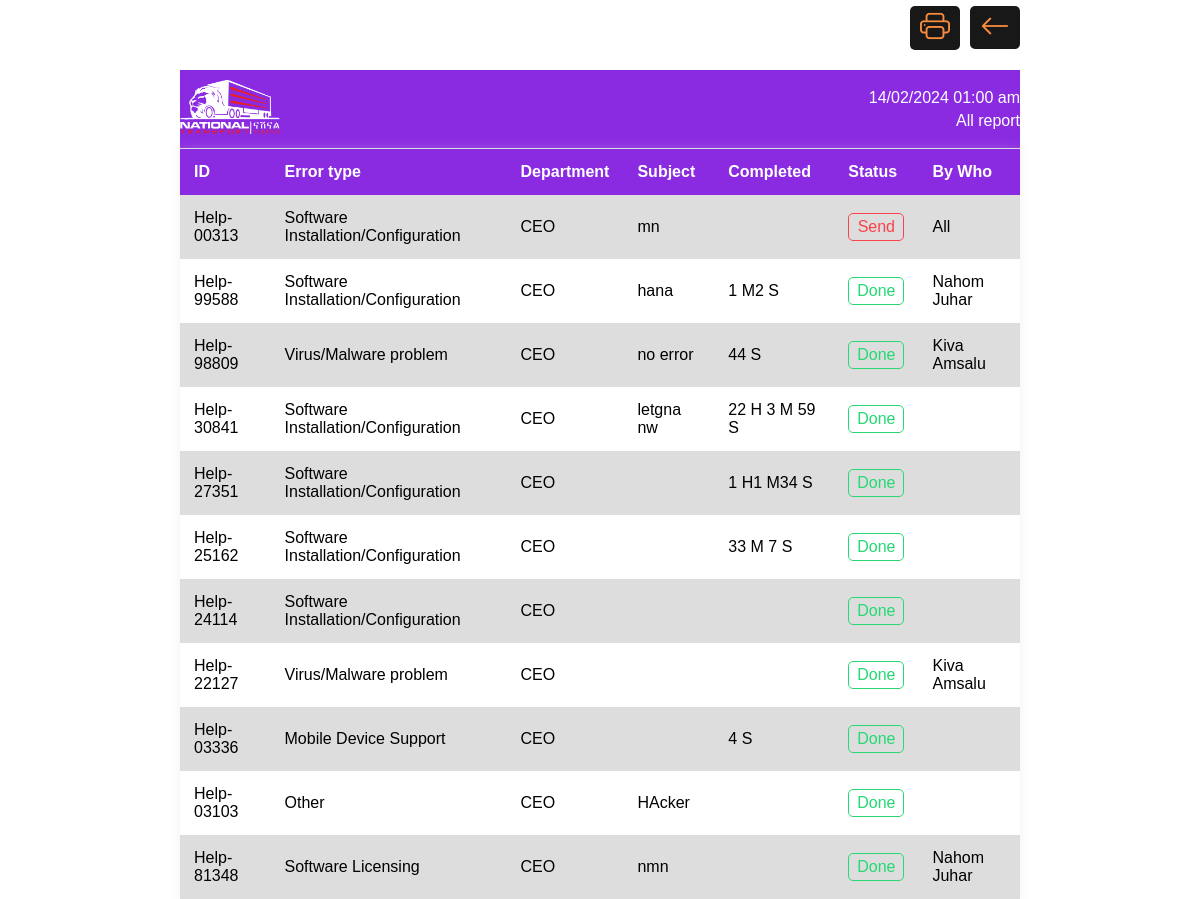
Screenshot of /dashboard/report.php with the database file from the repository.
### tables this page shows
CREATE TABLE `helpdesk` (
  `issue_id` varchar(50) NOT NULL,
  `fname` varchar(255) NOT NULL,
  `dep` varchar(255) NOT NULL,
  `subject` varchar(255) NOT NULL,
  `create_time` varchar(255) NOT NULL,
  `status` varchar(255) NOT NULL,
  `screenshot` longtext NOT NULL,
  `error_type` varchar(255) NOT NULL,
  `work_start` varchar(255) NOT NULL,
  `work_end` varchar(255) NOT NULL,
  `cause` longtext NOT NULL,
  `by_who` varchar(255) NOT NULL
);

### dashboard/timeAgoDef.php (called while the page is built, shortened)
<?php
function time_ago_def($date1, $date2) {
    $date1_obj = new DateTime($date1);
    $date2_obj = new DateTime($date2);
    $time_diff = $date2_obj->diff($date1_obj);
    $total_seconds = $time_diff->days * 24 * 60 * 60 +
                    $time_diff->h * 60 * 60 +
                    $time_diff->i * 60 +
                    $time_diff->s;
    $units = array(
      3600 => "H",
      60 => "M",
      1 => "S",
    );
    $time_diff_str = "";
    foreach ($units as $seconds => $unit) {
      $value = floor($total_seconds / $seconds);
      if ($value > 0) {
        $time_diff_str .=  $value . " " . $unit . ($value > 1 ? " " : "") ;
        $prev_unit = $seconds;
      }
      $total_seconds %= $seconds;
    }
    return $time_diff_str;
  }

### dashboard/report.php (the view, shortened to what this page needs)
<?php
require "../dashboard/timeAgoDef.php";
$connect = new dbConnect();
$db = $connect->dbConnection();
?>
<!DOCTYPE html>
<html lang="en">
<head>
    <link rel="stylesheet" href="../assets/css/beforPrint.css" media="all">
    <link rel="stylesheet" href="https://cdn.jsdelivr.net/npm/bootstrap-icons@1.11.1/font/bootstrap-icons.css">
</head>
<body>
    <div class="container">
    <div class="print-controller">
    <i class="bi bi-printer" onclick="print()"></i>
   <a href="./"> <i class="bi bi-arrow-left"></i></a>
    </div>
        <div class="report-container">
            <div class="logo">
                <img src="../assets/images/National-Bi-Lingual.png" alt="">
            </div>
            <div class="report-info">
                <div class="date"><?php echo date('d/m/Y H:i a')?></div>
                <div class="title">All report</div>
            </div>
        </div>
        <table class="table">
            <thead>
                <tr>
                    <th class="cell">ID</th>
                    <th class="cell">Error type</th>
                    <th class="cell">Department</th>
                    <th class="cell">Subject</th>
                    <th class="cell">Completed</th>
                    <th>Status</th>
                    <th class="cell">By Who</th>
                </tr>
        </thead>
        <tbody>
            <?php
            $stm = $db->prepare("SELECT * FROM helpdesk ORDER BY create_time DESC");
            $stm->execute();
            foreach ($stm->fetchAll() as $help) :
                ?>
                <tr class="row">
                    <td><?= $help['issue_id'] ?></td>
                    <td><?= $help['error_type'] ?></td>
                    <td><?= $help['dep'] ?></td>
                    <td><?= $help['subject'] ?></td>
                    <td> <?php
                            if ($help['work_start'] && $help['work_end']) {
                                echo time_ago_def($help['work_start'], $help['work_end']);
                            }
                            ?>
                    </td>
                    <td > <div class=" status status-<?php if ($help['status'] === 'out source') echo 'danger';
                                                                        if ($help['status'] === 'waiting') echo 'warning';
                                                                        if ($help['status'] === 'open') echo 'info';
                                                                        if ($help['status'] === 'done') echo 'success';
                                                                        if ($help['status'] === 'send') echo 'danger' ?>"> <?= $help['status'] ?> </div></td>
                    <td><?= ucwords( $help['by_who'] )?></td>
                </tr>
                <?php
            endforeach;
            ?>
        </tbody>
    </table>
</div>
</body>
</html>

### assets/css/beforPrint.css (style rules this page uses)
:root { --table--header--bg--color: blueviolet; --report--header--bg--color: blueviolet; }
body { width: 100%; margin: auto; height: 100vh; overflow: scroll; flex-direction: column; font-family: Arial, Helvetica, sans-serif; font-size: 16px; }
.container { width: 70%; margin: auto; }
table { border-collapse: collapse; width: 100%; box-shadow: 0 0 10px 0 rgba(209, 209, 209, 0.316); }
thead tr { background-color: var(--table--header--bg--color) !important; color: #fff; }
tr th, tr td { padding: 14px; text-align: left; }
.row:nth-of-type(odd) { background-color: #ddd; }
.report-container { display: flex; justify-content: space-between; align-items: center; background-color: var(--report--header--bg--color); color: #fff; width: 100%; margin: 15px auto 0 auto; padding: 10px 0; border-bottom: 1px solid #ddd; }
.logo img { width: 100px; }
.date { margin-bottom: 5px; }
.report-info { text-align: right; }
.status { padding: 4px 8px; text-transform: capitalize; color: #181818; display: flex; justify-content: center;align-items: center; border-radius: 5px; }
.status-danger { color: #FC424A; border: 1px solid #FC424A; }
.status-success { color: #26D974; border: 1px solid #26D974; }
.print-controller { display: flex; justify-content: end; align-items: center; height: 55px; }
.print-controller i { font-size: 30px; background-color: #181818; color: #f78a3d; padding: 5px 10px; border-radius: 5px; cursor: pointer; margin-left: 10px; transition: all .3s ease-in-out; }

### rows the page displays
helpdesk: issue_id "Help-00313", error_type "Software Installation/Configuration", dep "CEO", subject "mn", status "Send", by_who "All"
helpdesk: issue_id "Help-99588", error_type "Software Installation/Configuration", dep "CEO", subject "hana", time_ago_def($help['work_start'], $help['work_end']) "1 M2 S", status "Done", by_who "Nahom Juhar"
helpdesk: issue_id "Help-98809", error_type "Virus/Malware problem", dep "CEO", subject "no error", time_ago_def($help['work_start'], $help['work_end']) "44 S", status "Done", by_who "Kiva Amsalu"
helpdesk: issue_id "Help-30841", error_type "Software Installation/Configuration", dep "CEO", subject "letgna nw", time_ago_def($help['work_start'], $help['work_end']) "22 H 3 M 59 S", status "Done"
helpdesk: issue_id "Help-27351", error_type "Software Installation/Configuration", dep "CEO", time_ago_def($help['work_start'], $help['work_end']) "1 H1 M34 S", status "Done"
helpdesk: issue_id "Help-25162", error_type "Software Installation/Configuration", dep "CEO", time_ago_def($help['work_start'], $help['work_end']) "33 M 7 S", status "Done"
helpdesk: issue_id "Help-24114", error_type "Software Installation/Configuration", dep "CEO", status "Done"
helpdesk: issue_id "Help-22127", error_type "Virus/Malware problem", dep "CEO", status "Done", by_who "Kiva Amsalu"
helpdesk: issue_id "Help-03336", error_type "Mobile Device Support", dep "CEO", time_ago_def($help['work_start'], $help['work_end']) "4 S", status "Done"
helpdesk: issue_id "Help-03103", error_type "Other", dep "CEO", subject "HAcker", status "Done"
helpdesk: issue_id "Help-81348", error_type "Software Licensing", dep "CEO", subject "nmn", status "Done", by_who "Nahom Juhar"
